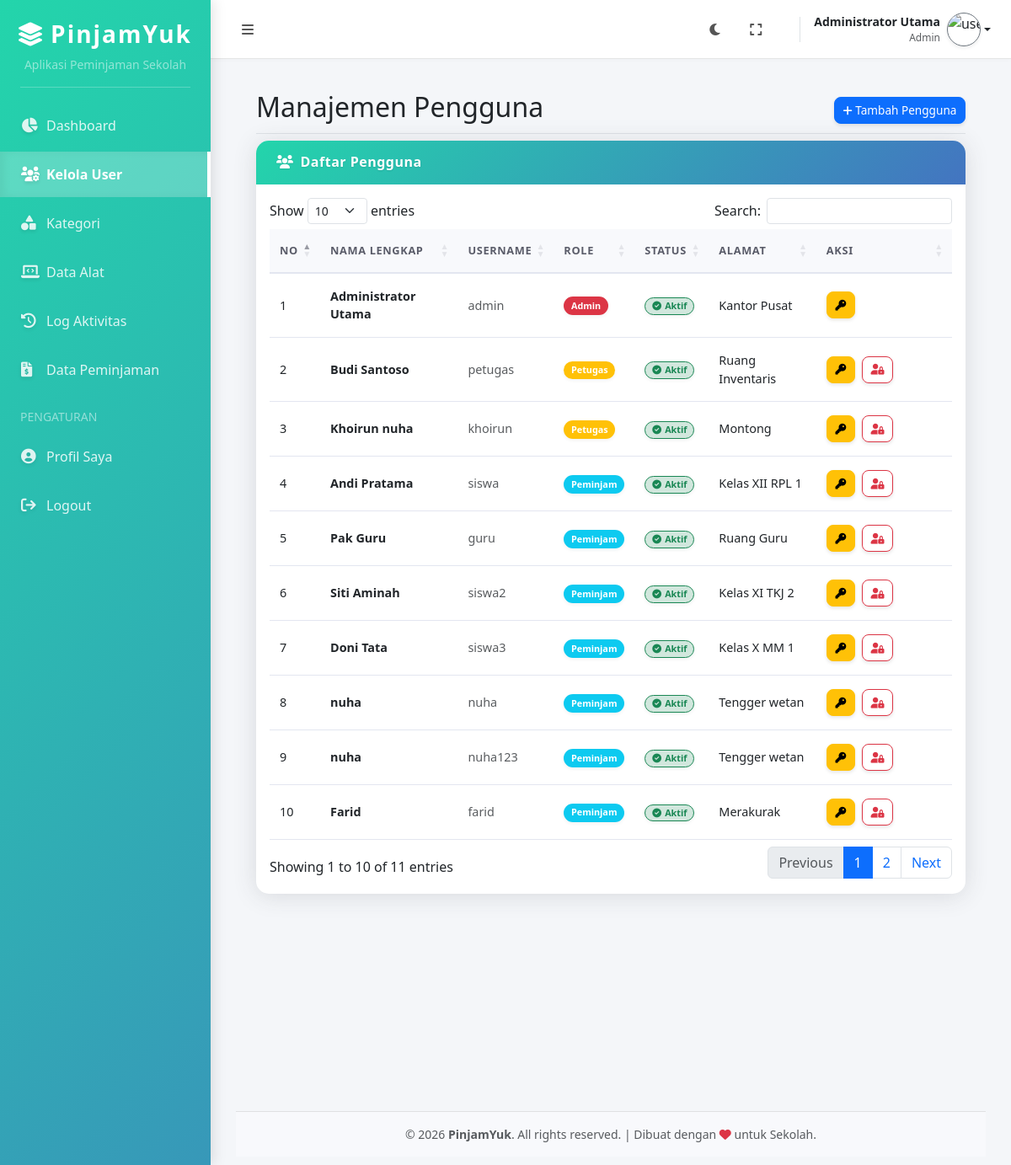
The app's page /admin/index.php?page=pengguna (signed in) with its own data.
### tables this page shows
CREATE TABLE `pengguna` (
  `id_pengguna` int(11) NOT NULL,
  `username` varchar(50) NOT NULL,
  `password` varchar(255) NOT NULL,
  `nama_lengkap` varchar(100) NOT NULL,
  `alamat` text DEFAULT NULL,
  `level` enum('admin','petugas','peminjam') NOT NULL,
  `gambar` varchar(255) DEFAULT 'default_profil.png',
  `status` enum('aktif','blokir') DEFAULT 'aktif'
);

### admin/controllers/pengguna_controller.php (called while the page is built)
<?php
require_once __DIR__ . '/../logic/pengguna_logic.php';
$users = ambil_semua_pengguna();
require_once __DIR__ . '/../views/pengguna_index.php';
?>

### admin/logic/pengguna_logic.php (called while the page is built, shortened)
<?php
require_once __DIR__ . '/../../config/database.php';
function ambil_semua_pengguna() {
    global $conn;
    return mysqli_query($conn, "SELECT * FROM pengguna ORDER BY level ASC");
}
?>

### admin/views/pengguna_index.php (the view, shortened to what this page needs)
<div class="d-flex justify-content-between flex-wrap flex-md-nowrap align-items-center pt-1 pb-1 mb-2 border-bottom">
    <h1 class="h2">Manajemen Pengguna</h1>
    <a href="index.php?page=pengguna_tambah" class="btn btn-primary btn-sm"><i class="fas fa-plus"></i> Tambah Pengguna</a>
</div>
<div class="card shadow-sm border-0 mb-4">
    <div class="card-header bg-white py-3">
        <h6 class="m-0 font-weight-bold text-primary"><i class="fas fa-users me-2"></i>Daftar Pengguna</h6>
    </div>
    <div class="card-body">
        <div class="table-responsive">
            <table class="table table-hover align-middle datatable" width="100%" cellspacing="0">
                <thead class="table-light">
                    <tr>
                        <th width="5%">No</th>
                        <th>Nama Lengkap</th>
                        <th>Username</th>
                        <th>Role</th>
                        <th>Status</th>
                        <th>Alamat</th>
                        <th width="20%">Aksi</th>
                    </tr>
                </thead>
                <tbody>
                    <?php
                    $no = 1;
                    while($row = mysqli_fetch_assoc($users)):
                    ?>
                    <tr class="<?= ($row['status'] == 'blokir') ? 'table-secondary opacity-75' : '' ?>">
                        <td><?= $no++ ?></td>
                        <td class="fw-bold"><?= $row['nama_lengkap'] ?> <?= ($row['status'] == 'blokir') ? '<i class="fas fa-lock small text-muted ms-1"></i>' : '' ?></td>
                        <td class="text-muted"><?= $row['username'] ?></td>
                        <td>
                            <span class="badge rounded-pill bg-<?= ($row['level'] == 'admin') ? 'danger' : (($row['level'] == 'petugas') ? 'warning' : 'info') ?>">
                                <?= ucfirst($row['level']) ?>
                            </span>
                        </td>
                        <td>
                            <?php if ($row['status'] == 'aktif'): ?>
                                <span class="badge bg-success-subtle text-success border border-success px-2 py-1"><i class="fas fa-check-circle me-1"></i>Aktif</span>
                            <?php else: ?>
                                <span class="badge bg-secondary text-white border border-secondary px-2 py-1"><i class="fas fa-ban me-1"></i>Diblokir</span>
                            <?php endif; ?>
                        </td>
                        <td class="small"><?= $row['alamat'] ?></td>
                        <td>
                            <div class="d-flex gap-2">
                                <a href="index.php?page=pengguna_aksi&aksi=reset&id=<?= $row['id_pengguna'] ?>" class="btn btn-warning btn-sm confirm-action" data-message="Reset password user ini menjadi 12345678?" title="Reset Password"><i class="fas fa-key"></i></a>
                                <?php if ($row['level'] != 'admin'): ?>
                                    <?php if ($row['status'] == 'aktif'): ?>
                                        <a href="index.php?page=pengguna_aksi&aksi=blokir&id=<?= $row['id_pengguna'] ?>" class="btn btn-outline-danger btn-sm confirm-action" data-message="Blokir pengguna ini?" title="Blokir User">
                                            <i class="fas fa-user-lock"></i>
                                        </a>
                                    <?php else: ?>
                                        <a href="index.php?page=pengguna_aksi&aksi=buka_blokir&id=<?= $row['id_pengguna'] ?>" class="btn btn-success btn-sm confirm-action" data-message="Buka blokir pengguna ini?" title="Buka Blokir">
                                            <i class="fas fa-unlock"></i>
                                        </a>
                                    <?php endif; ?>
                                <?php endif; ?>
                            </div>
                        </td>
                    </tr>
                    <?php endwhile; ?>
                </tbody>
            </table>
        </div>
    </div>
</div>

### assets/css/layout.css (style rules this page uses)
:root { --bg-body: #f8f9fc; --bg-card: #ffffff; --text-primary: #5a5c69; --text-heading: #2e2f3e; --border-color: rgba(0, 0, 0, 0.1); }
html, body { height: 100vh; overflow: hidden; margin: 0; padding: 0; background-color: var(--bg-body); }

### assets/css/style.css (style rules this page uses)
body { font-family: 'Segoe UI', Tahoma, Geneva, Verdana, sans-serif; background-color: #f4f6f9; }
.card { border: none; box-shadow: 0 0 15px rgba(0, 0, 0, 0.05); border-radius: 10px; }
html { -ms-overflow-style: none; scrollbar-width: none; }

### assets/css/petugas.css (style rules this page uses)
.card { border: none; border-radius: 15px; box-shadow: 0 0.15rem 1.75rem 0 rgba(58, 59, 69, 0.15) !important; transition: transform 0.2s ease-in-out; background: #fff; overflow: hidden; }
.card-header { background: linear-gradient(-45deg, #1a2980, #26d0ce, #4e54c8, #23d5ab); background-size: 400% 400%; animation: gradientSidebar 15s ease infinite; color: white; border-bottom: none; padding: 1rem 1.5rem; }
.card-header h6 { color: white !important; font-weight: 700; letter-spacing: 0.5px; text-shadow: 0 1px 2px rgba(0, 0, 0, 0.1); }
.card-header .text-primary, .card-header .text-info { color: white !important; }
.table { margin-bottom: 0; color: #444; }
.table thead th { background-color: #f8f9fc; color: #5a5c69; font-weight: 700; text-transform: uppercase; font-size: 0.8rem; letter-spacing: 0.05em; border-bottom: 2px solid #e3e6f0; padding: 1rem 0.75rem; }
.table tbody tr { transition: all 0.2s ease; }
.table td { vertical-align: middle; padding: 1rem 0.75rem; border-bottom: 1px solid #e3e6f0; font-size: 0.9rem; }
.badge { padding: 0.5em 0.8em; font-weight: 600; border-radius: 30px; box-shadow: 0 2px 4px rgba(0, 0, 0, 0.05); }
.btn-sm { padding: 0.3rem 0.6rem; font-size: 0.85rem; border-radius: 8px; box-shadow: 0 2px 4px rgba(0, 0, 0, 0.1); transition: all 0.2s; }
.btn-sm i { font-size: 0.8rem; }

### records on screen
pengguna: nama_lengkap "Administrator Utama", username "admin", level "Admin", status "aktif" (drawn), alamat "Kantor Pusat"
pengguna: nama_lengkap "Budi Santoso", username "petugas", level "Petugas", status "aktif" (drawn), alamat "Ruang Inventaris"
pengguna: nama_lengkap "Khoirun nuha", username "khoirun", level "Petugas", status "aktif" (drawn), alamat "Montong"
pengguna: nama_lengkap "Andi Pratama", username "siswa", level "Peminjam", status "aktif" (drawn), alamat "Kelas XII RPL 1"
pengguna: nama_lengkap "Pak Guru", username "guru", level "Peminjam", status "aktif" (drawn), alamat "Ruang Guru"
pengguna: nama_lengkap "Siti Aminah", username "siswa2", level "Peminjam", status "aktif" (drawn), alamat "Kelas XI TKJ 2"
pengguna: nama_lengkap "Doni Tata", username "siswa3", level "Peminjam", status "aktif" (drawn), alamat "Kelas X MM 1"
pengguna: nama_lengkap "nuha", username "nuha", level "Peminjam", status "aktif" (drawn), alamat "Tengger wetan"
pengguna: nama_lengkap "nuha", username "nuha123", level "Peminjam", status "aktif" (drawn), alamat "Tengger wetan"
pengguna: nama_lengkap "Farid", username "farid", level "Peminjam", status "aktif" (drawn), alamat "Merakurak"

### other values on screen
$nama_nav "Administrator Utama"
$_SESSION['level'] "Admin"
